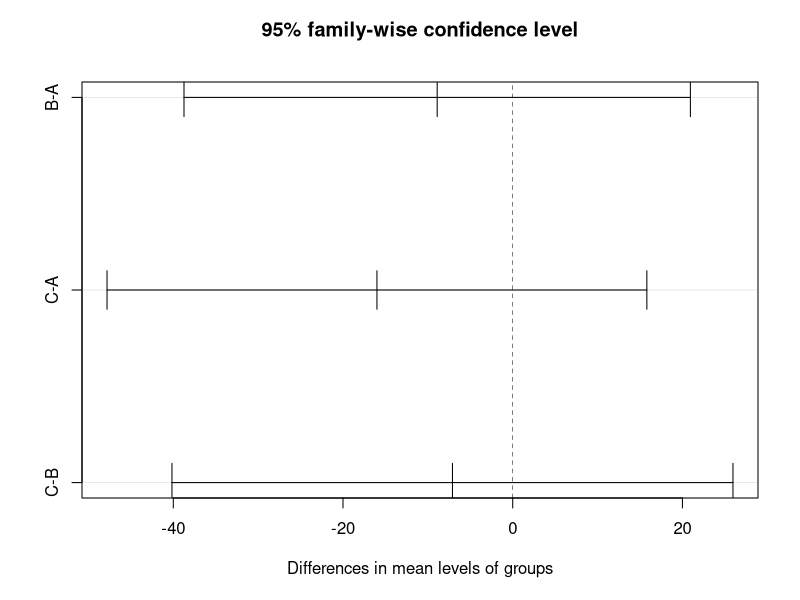
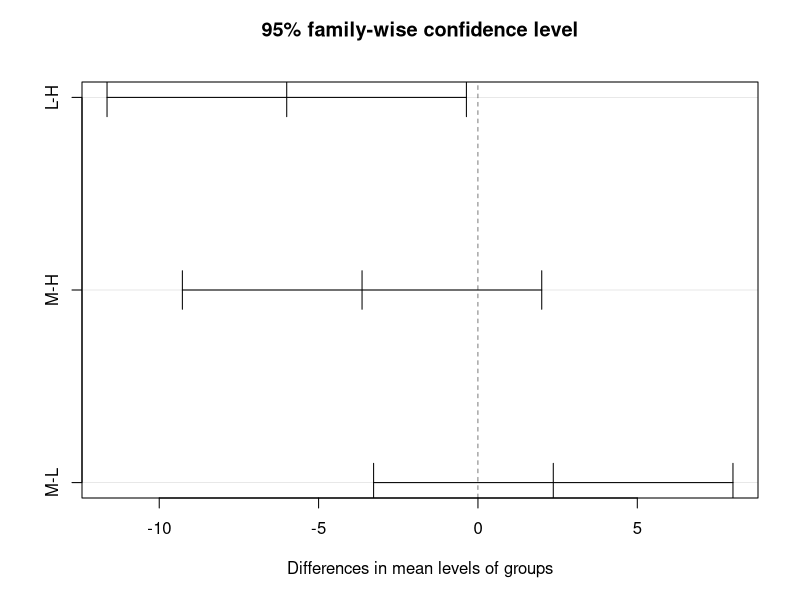
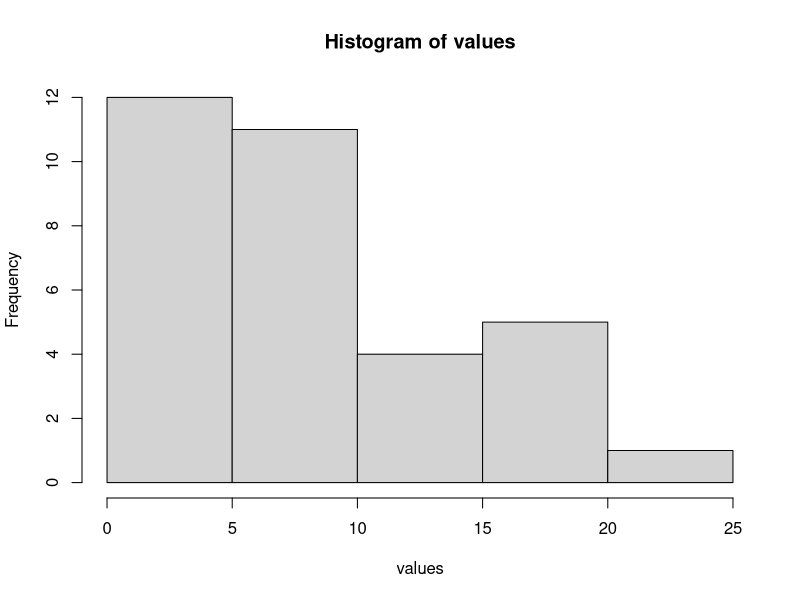
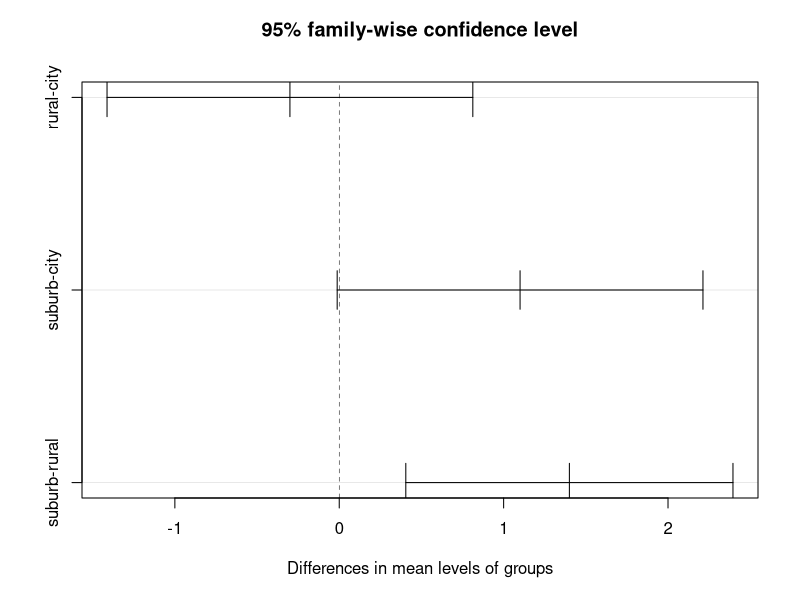

The R script that drew these images, in order:
## ---- chunk 1
n <- 50
k <- 5
WSS <- 2000
m.sq1 <- 116.3

df1 <- k - 1 
df2 <- n - k

BSS <- df1 * m.sq1
m.sq2 <- WSS/df2
TSS <- WSS + BSS

F.ratio <- m.sq1/m.sq2   ## 2.61675
F.critical <- qf(0.95,df1,df2)   ## 2.5787

if(F.ratio > F.critical) {
  print("We reject the null hypothesis")
} else {
  print("we cannot reject the null hypothesis")
}

## ---- chunk 2

L <- c(5,7,9,11,13,8,10,34,17,50,17,25)
H <- c(25,24,8,2,11,10,10,66,113,1,3,5)
m1 <- mean(L)
m2 <- mean(H)
s1 <- var(L)
s2 <- var(H)

income <- c(L,H)
group <- c(rep("L",12),rep("H",12))
df <- data.frame(income,group)

F <- s1/s2  #0.157
F.ratio <- df(0.9,df1 = 11,df2 = 11)  #0.708

library(car)
leveneTest(income~group,data = df)

m <- aov(income~group, data = df)
summary(m)

kruskal.test(L,H)

shapiro.test(L)
shapiro.test(H)

## ---- chunk 3
library(MASS)
A <- mvrnorm(12,mu = 43.2,Sigma = 36.2^2,empirical = TRUE)
B <- mvrnorm(10,mu = 34.3,Sigma = 20.3^2,empirical = TRUE)
C <- mvrnorm(8,mu = 27.2,Sigma = 21.4^2,empirical = TRUE)
k <- 3
n <- 30

values <- c(A,B,C)
groups <- c(rep("A",12),rep("B",10),rep("C",8))
df <- data.frame(values,groups)
m <- aov(values~groups,data = df)
summary(m)

p.value <- summary(m)[[1]][[1,"Pr(>F)"]]
if(p.value > 0.05) {
  print("We cannot reject the null hypothesis")
} else {
  print("We reject the null hypothesis")
}

TukeyHSD(m)
plot(TukeyHSD(m))
## ---- chunk 4
c1 <- c(23.1,13.3,15.6,1.2)
c2 <- c(43.1,10.2,16.2,0.2)
c3 <- c(56.5,32.1,43.3,24.4)
c4 <- c(10002.3,54.4,8.7,54.4)

values <- c(c1,c2,c3,c4)
groups <- c(rep("c1",4),rep("c2",4),rep("c3",4),rep("c4",4))

df <- data.frame(values,groups)

result <- kruskal.test(values~groups,data = df)
if(result$p.value>0.05) {
  print("We cannot reject the null hypothesis")
} else {
  print("We reject the null hypothesis")
}

## ---- chunk 5
## This is the script to generate the table. Do not write your answer inside in this block.
Observations <- seq(1:11)
Low <- c(5,4,1,2,3,10,6,6,4,12,11)
Medium <- c(10,10,8,6,5,3,16,20,7,3,2)
High <- c(8,11,15,19,21,7,7,4,3,17,18)

df <- data.frame(Observations,Low,Medium,High)
library(knitr)
kable(df)
## ---- chunk 6
L <- c(5,4,1,2,3,10,6,6,4,12,11)
M <- c(10,10,8,6,5,3,16,20,7,3,2)
H <- c(8,11,15,19,21,7,7,4,3,17,18)

values <- c(L,M,H)
groups <- c(rep("L",11),rep("M",11),rep("H",11))
df <- data.frame(values,groups)

m <- aov(values~groups,data = df)
summary(m)
TukeyHSD(m)
plot(TukeyHSD(m))

p.value <- summary(m)[[1]][[1,"Pr(>F)"]]
if(p.value > 0.05) {
  print("We cannot reject the null hypothesis")
} else {
  print("We reject the null hypothesis")
}


library(car)
leveneTest(values~groups,data = df)
## p-value = 0.131
## the assumption of homoscedasticity is satisfied. 

hist(values)
shapiro.test(values)
## p-value = 0.008 < 0.05
## the assumption of normality not satisfied

## ---- chunk 7
city <- mvrnorm(10,mu = 1.5,Sigma = 1,empirical = TRUE)
suburb <- mvrnorm(15,mu = 2.6,Sigma = 1.1^2,empirical = TRUE)
rural <- mvrnorm(15,mu = 1.2,Sigma = 1.2^2,empirical = TRUE)

values <- c(city,suburb,rural)
groups <- c(rep("city",10),rep("suburb",15),rep("rural",15))
df <- data.frame(values,groups)

m <- aov(values~groups,data = df)
summary(m)
TukeyHSD(m)
plot(TukeyHSD(m))

p.value <- summary(m)[[1]][[1,"Pr(>F)"]]
if(p.value > 0.05) {
  print("We cannot reject the null hypothesis")
} else {
  print("We reject the null hypothesis")
}


### p-value = 0.004 < 0.05
### conclusion: reject the null hypothesis
## the suburbs-rural group are significantly different
